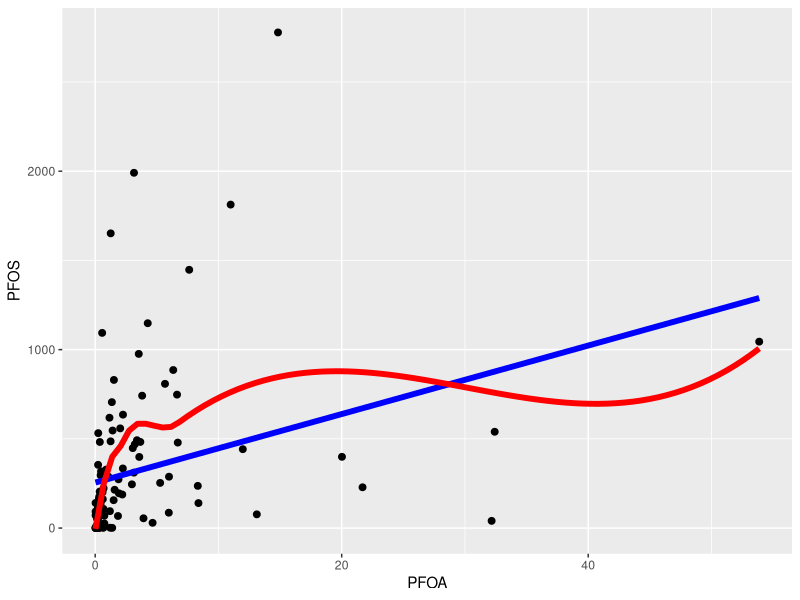
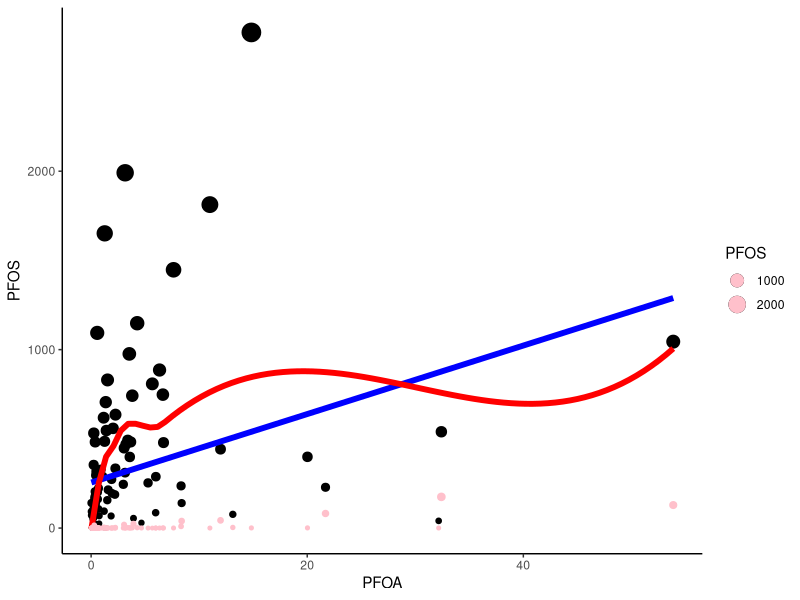
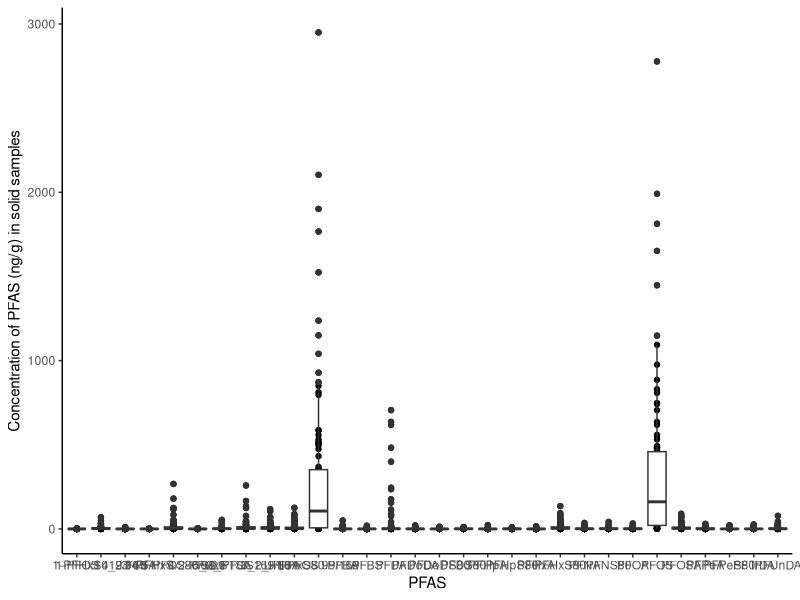

Here is the R script that generated these plots, in order:
## ---- chunk 1
#| echo: false
#| warning: false
#| message: false
library(tidyverse)
PFAS_insects <- readxl::read_excel("data/Statistics_Kumla_20200408.xlsx", 
    sheet = "Overview")
## ---- chunk 2
 PFAS_insects |>  select(PFOS) |> filter(PFOS > 100)
## ---- chunk 3


ggplot(data = PFAS_insects, mapping = aes(x = PFOA, y = PFOS)) +
  geom_point(size = 2, colour = "black") + # add a scatter plot
  geom_smooth(method = "lm", # uses the linear regression model
              se = FALSE, # this will remove the confidence intervals
              colour = "blue",
              size = 2) +
  geom_smooth(method = "loess",
              se = FALSE,
              colour = "red",
              size = 2)

## ---- chunk 4


ggplot(data = PFAS_insects) +
  geom_point(mapping = aes(x = PFOA, y = PFOS, size = PFOS), colour = "black") + 
  geom_smooth(mapping = aes(x = PFOA, y = PFOS), 
              method = "lm", 
              se = FALSE, 
              colour = "blue",
              size = 2) +
  geom_smooth(mapping = aes(x = PFOA, y = PFOS), 
              method = "loess",
              se = FALSE,
              colour = "red",
              size = 2) +
  geom_point(mapping = aes(x = PFOA, y = PFBS, # new mapping
                           size = PFBS), # size of points according to PFBS values
             colour = "pink") + # colour outside of mappings 
  theme_classic() # This theme will remove the background colours and lines
## ---- chunk 5

PFAS_insects_long <- PFAS_insects %>% # shortcut for pipe Ctrl + shift + M
  pivot_longer(cols = PFBA:sum_21PFAS, # select all columns from PFBA to sum_21PFAS
               names_to = "PFAS", # name of the new column
               values_to = "Conc") %>%  #name of the values from PFBA:sum_21PFAS
  mutate(PFAS = as.factor(PFAS)) #make PFAS column a factor variable


## ---- chunk 6
#check the PFAS group names
PFAS_insects_long |> group_by(PFAS) |> tally() |> view() 
# select PFOS isomers
PFOS_branched <- c("1-PFOS 419/169", "3/4/5-PFOS80/98.9")

PFAS_insects_long |>
  filter(Group != "Water") |> #remove all water samples to only include solid samples
  filter(str_detect(PFAS, "sum_", negate = TRUE)) |> #remove all sum of PFAS using the argument: negate=TRUE 
ggplot(aes(x = PFAS, y = Conc)) +
  geom_point() +
  geom_boxplot() +
  theme_classic() +
  ylab("Concentration of PFAS (ng/g) in solid samples")
  

